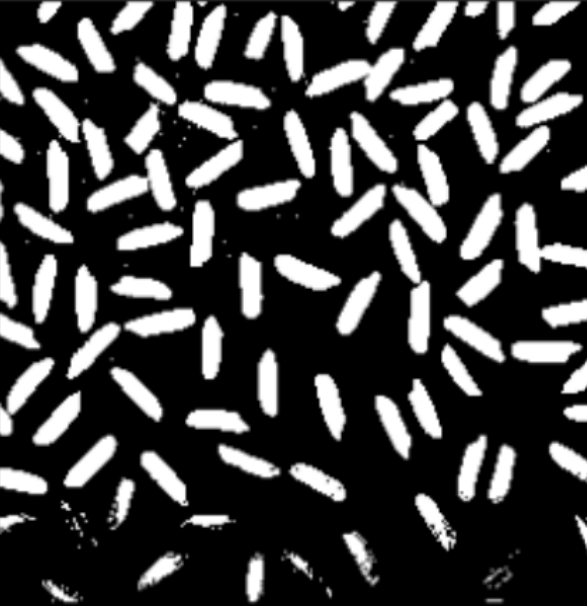
#> input picture data/graos.png, 587 x 606 px, found by its file name
$ python 1.py
#> lines starting #> are read from the running program, lines starting #| are printed output that depends on the picture; after the words box and inside, x2 and y2 are one past the last pixel; in counts of white or black regions, pixels touching at a corner belong together
import cv2 as cv

#1 Carrega imagem
img = cv.imread("data\graos.png")
#> img is the input picture: shape (606, 587, 3); min 0, max 255, mean 64.3

#2 Escala de cinza
gray = cv.cvtColor(img, cv.COLOR_BGR2GRAY)

#3 Filtro Gaussiano
blurred = cv.GaussianBlur(gray, (5, 5), 0)

#4 Binarização
_, binary = cv.threshold(blurred, 0, 255, cv.THRESH_BINARY + cv.THRESH_OTSU)
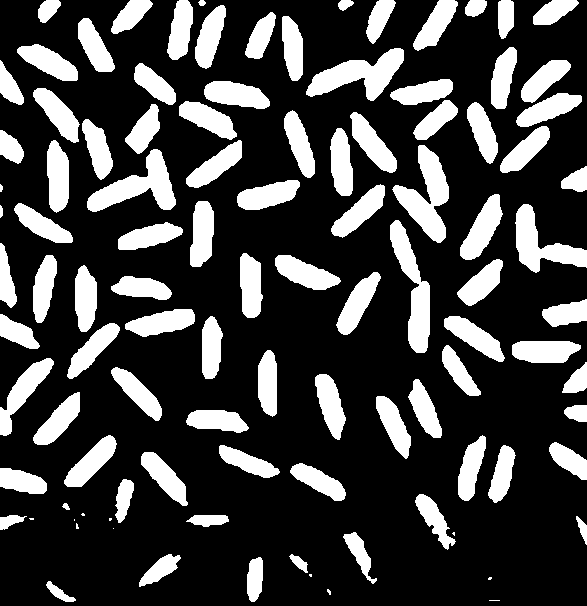
#> binary: shape (606, 587); 25.5% white; 105 white regions (12 under 20 px)

#5 Encontra contornos
contours, _ = cv.findContours(binary, cv.RETR_EXTERNAL, cv.CHAIN_APPROX_SIMPLE)
#> contours = 105 contours, 13 with area under 20; largest, box (x1, y1, x2, y2) and area: (392, 145, 449, 243) 2372, (306, 48, 404, 101) 2262, (87, 149, 176, 212) 2208, (390, 220, 430, 353) 2154, (515, 204, 587, 273) 1939

#6 Suaviaza contornos
contours = [cnt for cnt in contours if cv.contourArea(cnt) > 100]
#> contours = 90 contours; largest, box (x1, y1, x2, y2) and area: (392, 145, 449, 243) 2372, (306, 48, 404, 101) 2262, (87, 149, 176, 212) 2208, (390, 220, 430, 353) 2154, (515, 204, 587, 273) 1939

#7 Desenha contornos
result = img.copy()
cv.drawContours(result, contours, -1, (0, 255, 0), 2)
cv.putText(result, f"count: {len(contours)}", (10, 30), cv.FONT_HERSHEY_SIMPLEX, 1, (0, 0, 255), 2)
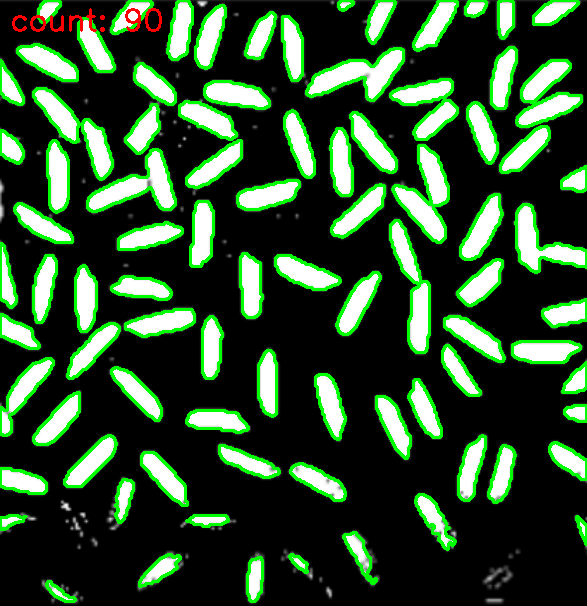
#> result: shape (606, 587, 3); mean B, G, R 47.1, 77.5, 47.8

#8 Resultado
print(f"Nº de objetos encontrados: {len(contours)}")
#| Nº de objetos encontrados: 90

# Exibição e salvamento
cv.imshow("Original", img)
cv.imshow("Binarizada", binary)
cv.imshow("Contornos", result)
cv.imwrite("outputs/project_1/graos_anotado.png", result)

cv.waitKey(0)
cv.destroyAllWindows()
